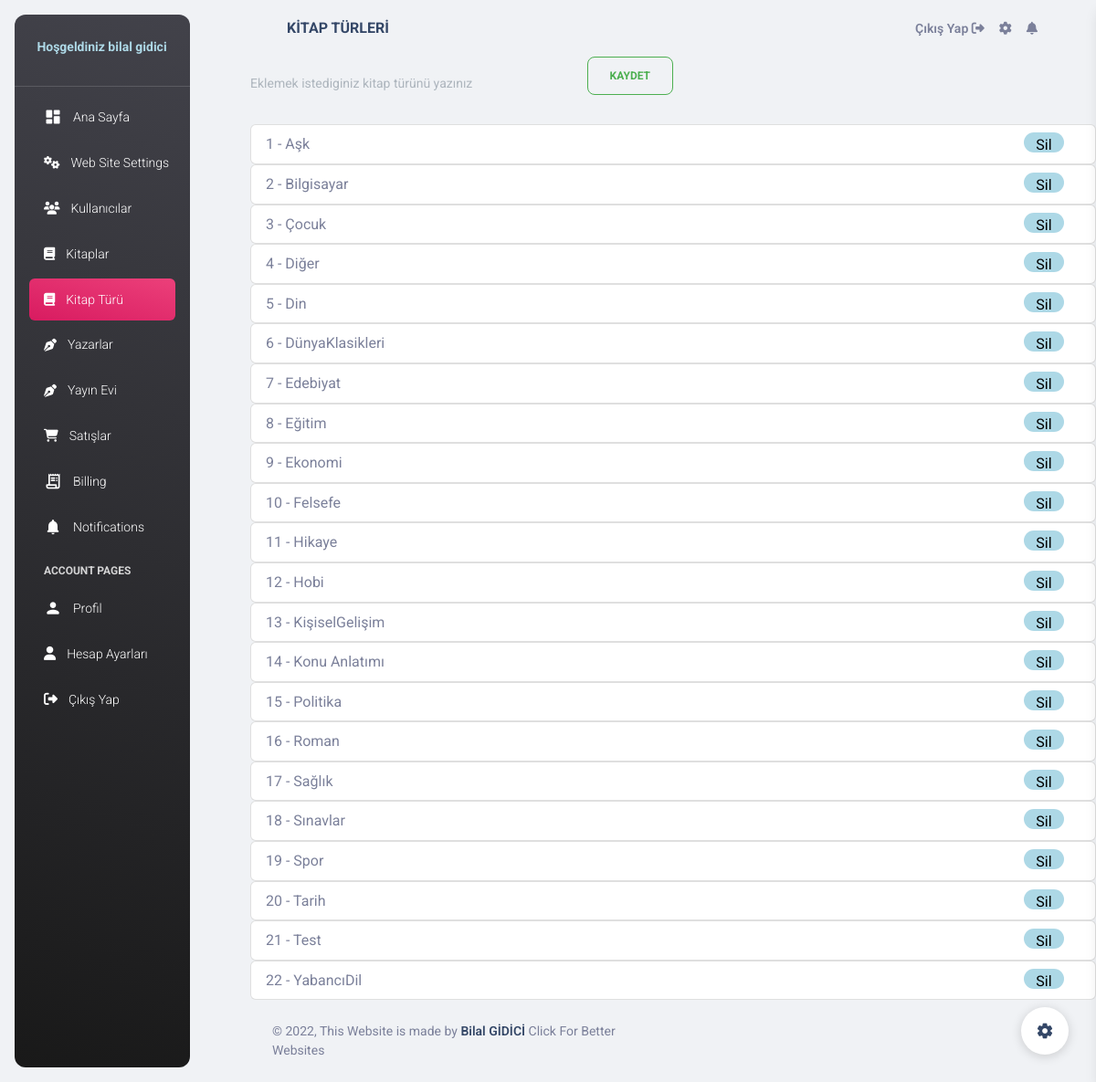
Screenshot of /pages/booktype.php (signed in) with the database file from the repository.
### tables this page shows
CREATE TABLE `user` (
  `id` int(11) UNSIGNED NOT NULL,
  `Name` varchar(50) NOT NULL,
  `Surname` varchar(50) NOT NULL,
  `Email` varchar(60) NOT NULL,
  `Password` varchar(255) NOT NULL,
  `Sex` varchar(6) NOT NULL,
  `Status` tinyint(1) NOT NULL DEFAULT 0,
  `Active` tinyint(1) NOT NULL DEFAULT 0,
  `Customer` tinyint(1) NOT NULL DEFAULT 0,
  `RegisterDate` datetime NOT NULL,
  `RegisterIp` varchar(20) NOT NULL,
  `actcode` int(5) NOT NULL,
  `Bakiye` float NOT NULL DEFAULT 0
);

CREATE TABLE `booktype` (
  `id` int(10) UNSIGNED NOT NULL,
  `type` varchar(255) NOT NULL
);

### transactions/sessionquery.php (called while the page is built, shortened)
<?php
    require_once("settings.php");
    require_once("function.php");
	if(isset($_SESSION["user"]))
	{
		$sessionquery = $dbconnect->prepare("select * from user where Email = ?");
		$sessionquery->execute(array($_SESSION["user"]));
		$userr =$sessionquery->fetch(PDO::FETCH_ASSOC);
	}
?>

### transactions/statusquery.php (called while the page is built, shortened)
<?php
require_once("settings.php");
require_once("function.php");
?>
<?php
   $stquery        =   $dbconnect->prepare("SELECT * FROM user where Status =1 ");
   $stquery->execute();
?>

### transactions/settings.php (called while the page is built, shortened)
<?php
	try {
        $dbconnect=new PDO("mysql:host=localhost;dbname=databaseproject;charset=utf8;","root","");
	} catch (PDOException $ErrorMessage) {
		echo "fail..> ".$ErrorMessage->getMessage();
        die();
	}
    $stq    =   $dbconnect->prepare("select * from settings LIMIT 1");
    $stq->execute();
    $stcount    =   $stq->rowCount();
    $setting    =   $stq->fetch(PDO::FETCH_ASSOC);
     if ($stcount>0) {
         $stlink    = $setting["SiteLink"];
     }else
     {
         header("Location:".$stlink."/pages/sign-up.php");
         die();
     }
	?>

### pages/booktype.php (the view, shortened to what this page needs)
<?php
    $page_title="KİTAP TÜRLERİ";
    include '../hf/header.php';
    $bktyp  =   $dbconnect->prepare("select * from booktype order by type asc");
    $bktyp->execute();
    $bktyp  =   $bktyp->fetchall(PDO::FETCH_ASSOC);
    $idcount  = $dbconnect->prepare("SELECT COUNT(id) FROM booktype");
    $idcount->execute();
    $row = $idcount->fetch();
    $idcount = $row[0];
    $a=1;
?>
<form  role="form" class="text-start" action="<?php echo $stlink; ?>/pages/booktype.php"  method="post">
<div style="width:50%;" class="input-group mb-3">
  <input type="text" name="booktype" class="form-control" placeholder="Eklemek istediginiz kitap türünü yazınız" aria-label="Recipient's username" aria-describedby="basic-addon2">
  <div class="input-group-append">
    <button type="submit" class="btn btn-outline-success" type="button">Kaydet</button>
  </div>
</div>
</form>
            <?php
            foreach ($bktyp as $bktype) {
            ?>
            <ol class="list-group ">
            <li name="kitapTuru[]" class="list-group-item" value="<?php echo $bktype["id"]; ?>"><?php echo $a." - ".$bktype["type"]; ?>
            <a href="<?php echo $stlink."/transactions/booktype-del.php?id=".$bktype["id"]; ?>"><button style="float:right; margin-right:2%; width:5%; height:22px; aling:center; border:none; background-color:lightblue; border-radius:15px;" type="button" >Sil</button></a>
            </li>
            </ol>
            <?php
            if ($a<$idcount) {
                $a++;
            }
            }
            ?>
<?php
include '../hf/footer.php';
?>

### hf/header.php (shortened to what this page needs)
<?php
require_once("../transactions/settings.php");
require_once("../transactions/function.php");
require_once("../transactions/sessionquery.php");
require_once("../transactions/statusquery.php");
?>
<!DOCTYPE html>
<html lang="en">
<head>
  <link href="../assets/css/nucleo-icons.css" rel="stylesheet" />
  <link href="../assets/css/nucleo-svg.css" rel="stylesheet" />
  <link id="pagestyle" href="../assets/css/material-dashboard.css?v=3.0.0" rel="stylesheet" />
</head>
<body class="g-sidenav-show  bg-gray-200">
<?php
if(isset($_SESSION["user"]))
{
?>
<?php
if ($userr["Status"]==1 && $userr["Active"]==1 && $userr["Customer"]==0) {
?>
<aside style="width:16%;" class="sidenav navbar navbar-vertical navbar-expand-xs border-0 border-radius-xl my-3 fixed-start ms-3   bg-gradient-dark" id="sidenav-main">
    <div style="margin-left:-5%;" class="sidenav-header">
      <a class="navbar-brand m-0" href="../pages/accountupdate.php">
      <span style="color: lightblue;" class="font-weight-bolder mb-0"><i  style="font-size:8px;">&nbsp</i>Hoşgeldiniz  <?php echo $userr["Name"]." ".$userr["Surname"] ?></span>
          </a>
    </div>
    <hr class="horizontal light mt-0 mb-2">
    <div class="collapse navbar-collapse  w-auto  max-height-vh-100" style="height:100%!important;" id="sidenav-collapse-main">
      <ul class="navbar-nav">
        <li class="nav-item">
          <a class="nav-link text-white " id="anasayfa" href="../pages/dashboard.php">
            <div class="text-white text-center me-2 d-flex align-items-center justify-content-center">
              <i class="material-icons opacity-10">dashboard</i>
            </div>
            <span class="nav-link-text ms-1">Ana Sayfa</span>
          </a>
        </li>
        <li class="nav-item">
          <a class="nav-link text-white  " id="websitesetting" href="../pages/websitesetting.php">
            <div class="text-white text-center me-2 d-flex align-items-center justify-content-center">
              <i class="fas fa-cogs"></i>
            </div>
            <span class="nav-link-text ms-1">Web Site Settings</span>
          </a>
        </li>
        <li class="nav-item">
          <a class="nav-link text-white  " id="kullanicilar" href="../pages/tables.php">
            <div class="text-white text-center me-2 d-flex align-items-center justify-content-center">
            <i class="fas fa-users"></i>
            </div>
            <span class="nav-link-text ms-1">Kullanıcılar</span>
          </a>
        </li>
        <li class="nav-item">
          <a class="nav-link text-white  " id="books" href="../pages/books.php">
            <div class="text-white text-center me-2 d-flex align-items-center justify-content-center">
              <i class="fas fa-book"></i>
            </div>
            <span class="nav-link-text ms-1">Kitaplar</span>
          </a>
        </li>
        <li class="nav-item">
          <a class="nav-link text-white " id="kitapTuru" href="../pages/booktype.php">
            <div class="text-white text-center me-2 d-flex align-items-center justify-content-center">
            <i class="fas fa-book"></i>
            </div>
            <span class="nav-link-text ms-1">Kitap Türü</span>
          </a>
        </li>
        <li class="nav-item">
          <a class="nav-link text-white " id="writers" href="../pages/writers.php">
            <div class="text-white text-center me-2 d-flex align-items-center justify-content-center">
            <i class="fas fa-pen-nib"></i>
            </div>
            <span class="nav-link-text ms-1">Yazarlar</span>
          </a>
        </li>
        <li class="nav-item">
          <a class="nav-link text-white " id="yayinevleri" href="../pages/publisher.php">
            <div class="text-white text-center me-2 d-flex align-items-center justify-content-center">
            <i class="fas fa-pen-nib"></i>
            </div>
            <span class="nav-link-text ms-1">Yayın Evi</span>
          </a>
        </li>
        <li class="nav-item">
          <a class="nav-link text-white " id="satislar" href="../pages/sales.php?list=bos&page=1">
            <div class="text-white text-center me-2 d-flex align-items-center justify-content-center">
            <i class="fas fa-shopping-cart"></i>
            </div>
            <span class="nav-link-text ms-1">Satışlar</span>
          </a>
        </li>
        <li class="nav-item">
          <a class="nav-link text-white " id="billing" href="../pages/billing.php">
            <div class="text-white text-center me-2 d-flex align-items-center justify-content-center">
              <i class="material-icons opacity-10">receipt_long</i>
            </div>
            <span class="nav-link-text ms-1">Billing</span>
          </a>
        </li>
        <li class="nav-item">
          <a class="nav-link text-white " id ="notifications" href="../pages/notifications.php">
            <div class="text-white text-center me-2 d-flex align-items-center justify-content-center">
              <i class="material-icons opacity-10">notifications</i>
            </div>
            <span class="nav-link-text ms-1">Notifications</span>
          </a>
        </li>
        <li class="nav-item mt-3">
          <h6 class="ps-4 ms-2 text-uppercase text-xs text-white font-weight-bolder opacity-8">Account pages</h6>
        </li>
        <li class="nav-item">
          <a class="nav-link text-white " id="profile" href="../pages/profile.php">
            <div class="text-white text-center me-2 d-flex align-items-center justify-content-center">
              <i class="material-icons opacity-10">person</i>
            </div>
            <span class="nav-link-text ms-1">Profil</span>
          </a>
        </li>
        <li class="nav-item">
          <a class="nav-link text-white "  id="accountupdate" href="../pages/accountupdate.php">
            <div class="text-white text-center me-2 d-flex align-items-center justify-content-center">
            <i class="fas fa-user" style="font-size:15px;"></i>
            </div>
            <span class="nav-link-text ms-1">Hesap Ayarları</span>
          </a>
        </li>
        <li class="nav-item">
          <a class="nav-link text-white " id="sign-out" href="../transactions/exit.php">
            <div class="text-white text-center me-2 d-flex align-items-center justify-content-center">
            <i class="fas fa-sign-out-alt" style="font-size:15px;"></i>
            </div>
            <span class="nav-link-text ms-1">Çıkış Yap</span>
          </a>
        </li>
  </aside>
  <main class="main-content position-relative max-height-vh-100 h-100 border-radius-lg ">
    <nav class="navbar navbar-main navbar-expand-lg px-0 mx-4 shadow-none border-radius-xl" id="navbarBlur" navbar-scroll="true">
      <div class="container-fluid py-1 px-3">
        <nav aria-label="breadcrumb">
          <h6 class="font-weight-bolder mb-0"><?php echo $page_title ?? "Admin" ?></h6>
        </nav>
        <div class="collapse navbar-collapse mt-sm-0 mt-2 me-md-0 me-sm-4" id="navbar">
          <div class="ms-md-auto pe-md-3 d-flex align-items-center">
          <ul class="navbar-nav  justify-content-end">
            <li class="nav-item d-flex align-items-center">
                  <a href="../transactions/exit.php" class="nav-link text-body font-weight-bold px-0">
                <span class="d-sm-inline d-none">Çıkış Yap</span>
                <i class="fa fa-sign-out"></i>
              </a>
            </li>
           <li class="nav-item px-3 d-flex align-items-center">
              <a href="../pages/accountupdate.php?id=<?php echo $userr["id"] ?>" class="nav-link text-body p-0">
                <i class="fa fa-cog      cursor-pointer"></i>
              </a>
            </li>
            <li class="nav-item dropdown pe-2 d-flex align-items-center">
              <a href="javascript:;" class="nav-link text-body p-0" id="dropdownMenuButton" data-bs-toggle="dropdown" aria-expanded="false">
                <i class="fa fa-bell cursor-pointer"></i>
              </a>
            </li>
          </ul>
        </div>
      </div>
    </nav>
<?php
}else
{
  header("location:".$stlink."pages/sign-in.php");
  die();
}
?>
<?php
}
?>

### rows the page displays
user: Name "bilal", Surname "gidici"
booktype: $bktype["id"] 13 (drawn), a "1", type "Aşk"
booktype: $bktype["id"] 11 (drawn), a "2", type "Bilgisayar"
booktype: $bktype["id"] 10 (drawn), a "3", type "Çocuk"
booktype: $bktype["id"] 25 (drawn), a "4", type "Diğer"
booktype: a "5", type "Din"
booktype: $bktype["id"] 4 (drawn), a "6", type "DünyaKlasikleri"
booktype: $bktype["id"] 3 (drawn), a "7", type "Edebiyat"
booktype: $bktype["id"] 14 (drawn), a "8", type "Eğitim"
booktype: $bktype["id"] 8 (drawn), a "9", type "Ekonomi"
booktype: $bktype["id"] 7 (drawn), a "10", type "Felsefe"
booktype: $bktype["id"] 1 (drawn), a "11", type "Hikaye"
booktype: a "12", type "Hobi"
booktype: $bktype["id"] 15 (drawn), a "13", type "KişiselGelişim"
booktype: $bktype["id"] 26 (drawn), a "14", type "Konu Anlatımı"
booktype: $bktype["id"] 20 (drawn), a "15", type "Politika"
booktype: $bktype["id"] 2 (drawn), a "16", type "Roman"
booktype: $bktype["id"] 9 (drawn), a "17", type "Sağlık"
booktype: a "18", type "Sınavlar"
booktype: $bktype["id"] 16 (drawn), a "19", type "Spor"
booktype: $bktype["id"] 6 (drawn), a "20", type "Tarih"
booktype: $bktype["id"] 19 (drawn), a "21", type "Test"
booktype: $bktype["id"] 17 (drawn), a "22", type "YabancıDil"

### other values shown
$page_title "KİTAP TÜRLERİ"
